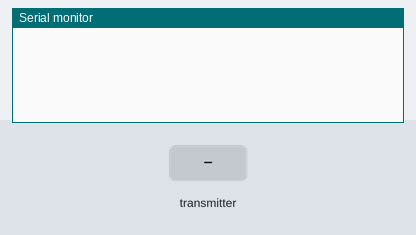
The sketch below on a simulated Arduino Uno, built with avr-gcc and run on an emulated ATmega328P. On the bench: the last lines printed to the serial monitor. Inputs (shaded band) come from the test bench. No radio packets arrive unless stated.

Above: at 1.2 s.
1.3 s: the transmitter starts sending got_time = 0
At 1.37 s:
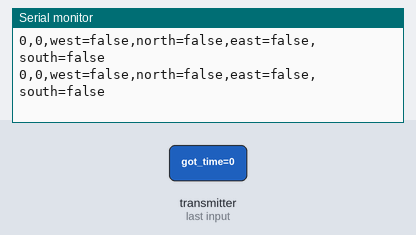
3.2 s: the transmitter starts sending got_time = 256
At 3.33 s:
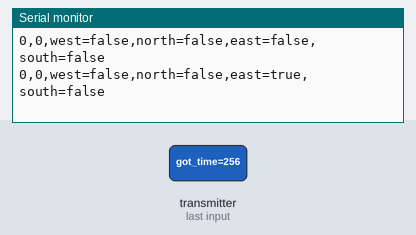
5.2 s: the transmitter starts sending got_time = 512
At 5.31 s:
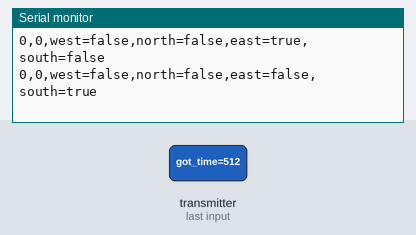
7.2 s: the transmitter starts sending got_time = 1023
At 7.28 s:
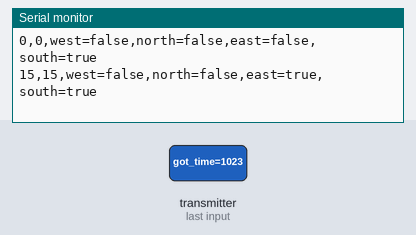
9.1 s: the transmitter starts sending got_time = 0
At 9.19 s:
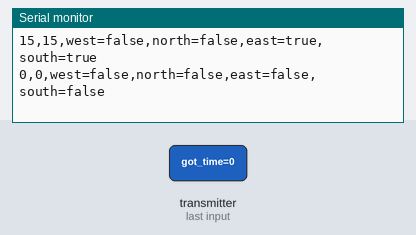
12.1 s: the transmitter starts sending got_time = 256
At 12.27 s:
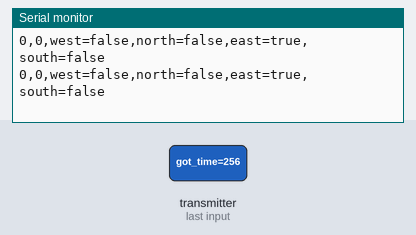

The sketch:

milestone3_rf.ino
```cpp
#include <SPI.h>
#include "nRF24L01.h"
#include "RF24.h"
#include "printf.h"


RF24 radio(9,10);
const uint64_t pipes[2] = { 0x00000000042LL, 0x0000000043LL };

// encoding
const int W_BW = 4; // bitwidth
const int T_BW = 4;
//const int R_BW = 1;
//const int E_BW = 1;
const int W_OFFSET = 8; // walls
const int T_OFFSET = W_OFFSET + W_BW; // treasure
//const int R_OFFSET = T_OFFSET + T_BW; // robot
//const int E_OFFSET = R_OFFSET + R_BW; // explored whole maze

enum _direction{E, S, W, N};
//int pos[2] = {0,0};
int walls[4] = {0, 0, 0, 0};
int dir = S;
String _print = "";

void setup(void) {
    Serial.begin(9600);
    radio.begin();
    radio.setRetries(15,15);
    radio.setAutoAck(true);
    radio.setChannel(0x50);
    radio.setPALevel(RF24_PA_MIN);
    radio.setDataRate(RF24_250KBPS);
    radio.setPayloadSize(4); // 4 byte payload (unsigned long) TODO
    radio.openWritingPipe(pipes[1]); // role != role_ping_out
    radio.openReadingPipe(1,pipes[0]);
    radio.startListening();
    //radio.printDetails();
}

void loop(void) {
    if ( radio.available() ) {
        // Dump the payloads until we've gotten everything
        unsigned long got_time;
        bool done = false;
        while (!done) {
            // Fetch the payload, and see if this was the last one.

            done = radio.read( &got_time, sizeof(unsigned long));
            //  (data     &  mask << offset) >> offset
            int x = got_time & ((1 << 4) - 1); // 4 bits
            int y = (got_time & ((1 << 4) - 1) << 4) >> 4; // 4 bits
            walls[W]    = (got_time & (1 << (W_OFFSET + W))) >> (W_OFFSET + W);
            walls[E]    = (got_time & (1 << (W_OFFSET + E))) >> (W_OFFSET + E);
            walls[N]    = (got_time & (1 << (W_OFFSET + N))) >> (W_OFFSET + N);
            walls[S]    = (got_time & (1 << (W_OFFSET + S))) >> (W_OFFSET + S);
            // Camera
            //ALLOWED_VALUES['tshape'] = ['square', 'triangle', 'diamond', 'none']
//            int shape0  = (got_time & (1 << (W_OFFSET + 4))) >> (W_OFFSET + 4);
//            int shape1  = (got_time & (1 << (W_OFFSET + 5))) >> (W_OFFSET + 5);
            String treasure_type = "none";
//            if (shape0 == 1 && shape1 == 0){
//                treasure_type = "triangle";
//            } else if (shape0 == 0 && shape1 == 1){
//                treasure_type = "diamond";
//            } else if (shape0 == 1 && shape1 == 1){
//                treasure_type = "square";
//            }
            _print = String(y) + ","
                   + String(x) + ","
                   + "west="  + bool_str(walls[W]) + ","
                   + "north=" + bool_str(walls[N]) + ","
                   + "east="  + bool_str(walls[E]) + ","
                   + "south=" + bool_str(walls[S]);
                  // + "tshape=" + treasure_type;
            //Serial.println(got_time, BIN);
            Serial.println(_print);
        }
    }
}

String bool_str(int b){
  return b ? "true" : "false";
}
```

Measured:
- after the input at 1.3 s, the serial monitor: prints a new line at once (image 1)
- after the input at 3.2 s, the serial monitor: prints a new line after 0.12 s (image 2)
- after the input at 5.2 s, the serial monitor: prints a new line after 0.09 s (image 3)
- after the input at 7.2 s, the serial monitor: prints a new line after 0.07 s (image 4)
- after the input at 9.1 s, the serial monitor: prints a new line after 0.08 s (image 5)
- after the input at 12.1 s, the serial monitor: prints a new line after 0.10 s (image 6)
